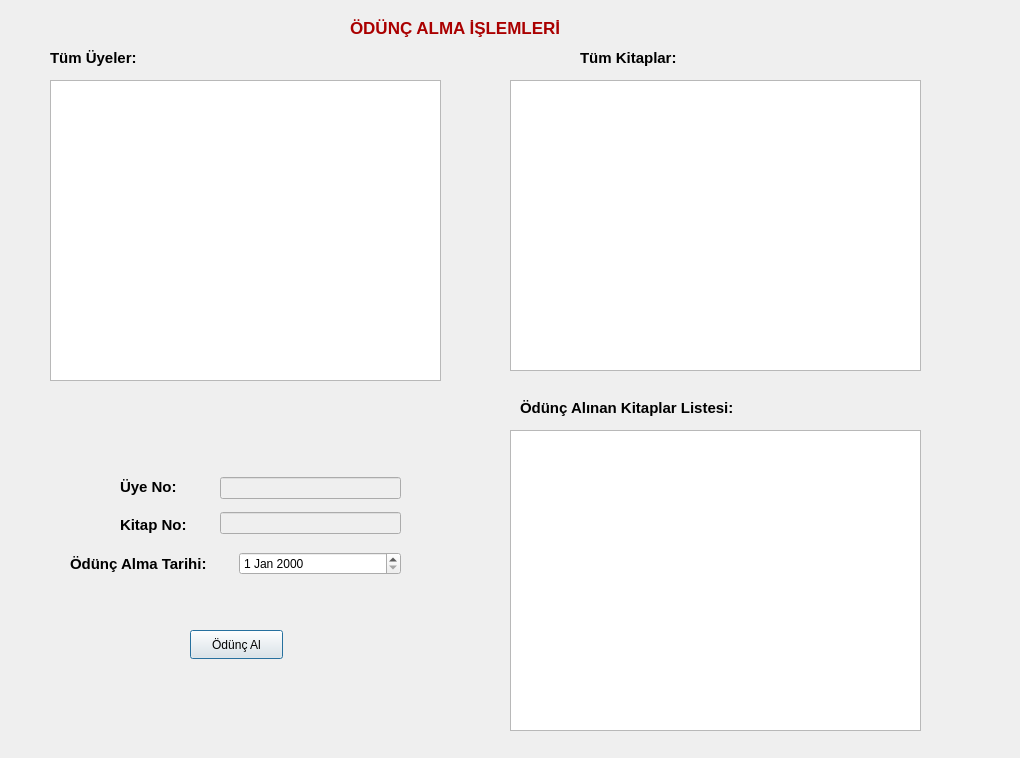
<?xml version="1.0" encoding="UTF-8"?>
<ui version="4.0">
 <class>odunc_alma_islemleri_ekran</class>
 <widget class="QDialog" name="odunc_alma_islemleri_ekran">
  <property name="geometry">
   <rect>
    <x>0</x>
    <y>0</y>
    <width>1020</width>
    <height>758</height>
   </rect>
  </property>
  <property name="windowTitle">
   <string>Dialog</string>
  </property>
  <widget class="QPushButton" name="pushButton">
   <property name="geometry">
    <rect>
     <x>190</x>
     <y>630</y>
     <width>93</width>
     <height>29</height>
    </rect>
   </property>
   <property name="text">
    <string>Ödünç Al</string>
   </property>
  </widget>
  <widget class="QTableView" name="tableView_3">
   <property name="geometry">
    <rect>
     <x>510</x>
     <y>430</y>
     <width>411</width>
     <height>301</height>
    </rect>
   </property>
  </widget>
  <widget class="QWidget" name="layoutWidget">
   <property name="geometry">
    <rect>
     <x>220</x>
     <y>470</y>
     <width>181</width>
     <height>71</height>
    </rect>
   </property>
   <layout class="QVBoxLayout" name="verticalLayout">
    <item>
     <widget class="QLineEdit" name="lineEdit_uyeno">
      <property name="enabled">
       <bool>false</bool>
      </property>
     </widget>
    </item>
    <item>
     <widget class="QLineEdit" name="lineEdit_kitapno">
      <property name="enabled">
       <bool>false</bool>
      </property>
     </widget>
    </item>
   </layout>
  </widget>
  <widget class="QTableView" name="tableView">
   <property name="geometry">
    <rect>
     <x>50</x>
     <y>80</y>
     <width>391</width>
     <height>301</height>
    </rect>
   </property>
  </widget>
  <widget class="QWidget" name="layoutWidget_2">
   <property name="geometry">
    <rect>
     <x>120</x>
     <y>470</y>
     <width>101</width>
     <height>71</height>
    </rect>
   </property>
   <layout class="QVBoxLayout" name="verticalLayout_2">
    <item>
     <widget class="QLabel" name="label">
      <property name="font">
       <font>
        <pointsize>11</pointsize>
        <bold>true</bold>
       </font>
      </property>
      <property name="text">
       <string>Üye No:</string>
      </property>
     </widget>
    </item>
    <item>
     <widget class="QLabel" name="label_3">
      <property name="font">
       <font>
        <pointsize>11</pointsize>
        <bold>true</bold>
       </font>
      </property>
      <property name="text">
       <string>Kitap No:</string>
      </property>
     </widget>
    </item>
   </layout>
  </widget>
  <widget class="QTableView" name="tableView_2">
   <property name="geometry">
    <rect>
     <x>510</x>
     <y>80</y>
     <width>411</width>
     <height>291</height>
    </rect>
   </property>
  </widget>
  <widget class="QLabel" name="label_7">
   <property name="geometry">
    <rect>
     <x>350</x>
     <y>10</y>
     <width>281</width>
     <height>35</height>
    </rect>
   </property>
   <property name="palette">
    <palette>
     <active>
      <colorrole role="WindowText">
       <brush brushstyle="SolidPattern">
        <color alpha="255">
         <red>170</red>
         <green>0</green>
         <blue>0</blue>
        </color>
       </brush>
      </colorrole>
     </active>
     <inactive>
      <colorrole role="WindowText">
       <brush brushstyle="SolidPattern">
        <color alpha="255">
         <red>170</red>
         <green>0</green>
         <blue>0</blue>
        </color>
       </brush>
      </colorrole>
     </inactive>
     <disabled/>
    </palette>
   </property>
   <property name="font">
    <font>
     <pointsize>13</pointsize>
     <bold>true</bold>
    </font>
   </property>
   <property name="text">
    <string>ÖDÜNÇ ALMA İŞLEMLERİ</string>
   </property>
  </widget>
  <widget class="QLabel" name="label_5">
   <property name="geometry">
    <rect>
     <x>580</x>
     <y>40</y>
     <width>341</width>
     <height>35</height>
    </rect>
   </property>
   <property name="font">
    <font>
     <pointsize>11</pointsize>
     <bold>true</bold>
    </font>
   </property>
   <property name="text">
    <string>Tüm Kitaplar:</string>
   </property>
  </widget>
  <widget class="QLabel" name="label_4">
   <property name="geometry">
    <rect>
     <x>520</x>
     <y>390</y>
     <width>261</width>
     <height>35</height>
    </rect>
   </property>
   <property name="font">
    <font>
     <pointsize>11</pointsize>
     <bold>true</bold>
    </font>
   </property>
   <property name="text">
    <string>Ödünç Alınan Kitaplar Listesi:</string>
   </property>
  </widget>
  <widget class="QLabel" name="label_6">
   <property name="geometry">
    <rect>
     <x>50</x>
     <y>40</y>
     <width>331</width>
     <height>35</height>
    </rect>
   </property>
   <property name="font">
    <font>
     <pointsize>11</pointsize>
     <bold>true</bold>
    </font>
   </property>
   <property name="text">
    <string>Tüm Üyeler:</string>
   </property>
  </widget>
  <widget class="QWidget" name="">
   <property name="geometry">
    <rect>
     <x>70</x>
     <y>550</y>
     <width>331</width>
     <height>28</height>
    </rect>
   </property>
   <layout class="QHBoxLayout" name="horizontalLayout">
    <item>
     <widget class="QLabel" name="label_2">
      <property name="font">
       <font>
        <pointsize>11</pointsize>
        <bold>true</bold>
       </font>
      </property>
      <property name="text">
       <string>Ödünç Alma Tarihi:</string>
      </property>
     </widget>
    </item>
    <item>
     <widget class="QDateEdit" name="dateEdit"/>
    </item>
   </layout>
  </widget>
 </widget>
 <resources/>
 <connections/>
</ui>
